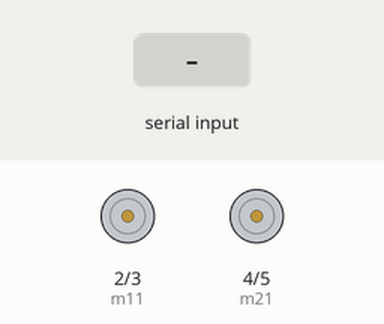
Bench run of a sketch on a simulated Arduino Uno, built with avr-gcc and run on an emulated ATmega328P. On the bench: motor-driver pin pairs drawn as motors (green arrow = first pin HIGH = forward, orange = second pin HIGH = backward, longer = more drive). Inputs (shaded band) come from the test bench.

Above: at 1.2 s.
1.3 s: "f\n" received over Serial
At 2.9 s:
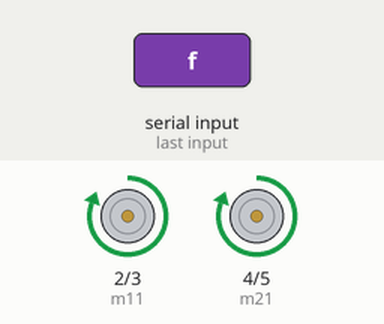
3.8 s: "b\n" received over Serial
At 6.0 s:
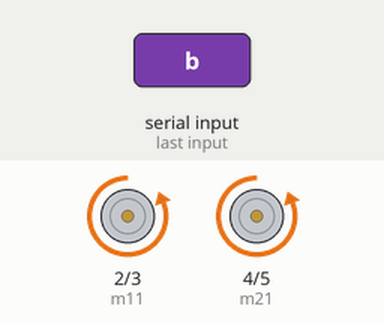
6.3 s: "l\n" received over Serial
At 7.9 s:
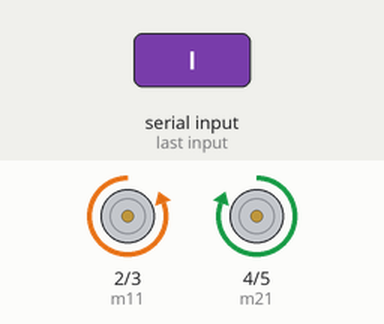
8.8 s: "r\n" received over Serial
At 11.0 s:
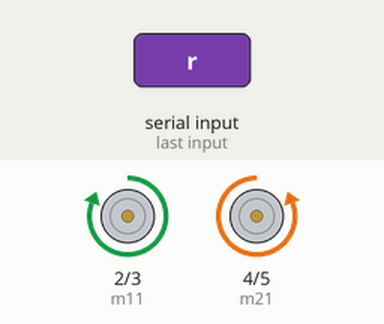
11.3 s: "s\n" received over Serial
At 12.9 s:
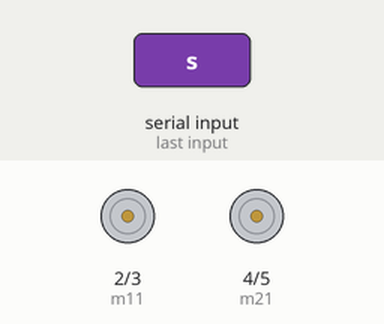
Timing chart, 0 to 14.4 s (numbered marks = the images above; inputs shaded):
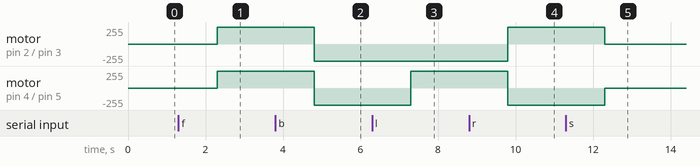

Measured:
- after the input at 1.3 s, motor on pin 2 (m11) / pin 3 (m12), motor on pin 4 (m21) / pin 5 (m22): stopped → forward 255/255 after 1.0 s
- after the input at 3.8 s, motor on pin 2 (m11) / pin 3 (m12), motor on pin 4 (m21) / pin 5 (m22): forward 255/255 → backward 255/255 after 1.0 s
- after the input at 6.3 s, motor on pin 4 (m21) / pin 5 (m22): backward 255/255 → forward 255/255 after 1.0 s
- after the input at 8.8 s, motor on pin 2 (m11) / pin 3 (m12): backward 255/255 → forward 255/255 after 1.0 s; motor on pin 4 (m21) / pin 5 (m22): forward 255/255 → backward 255/255 after 1.0 s
- after the input at 11.3 s, motor on pin 2 (m11) / pin 3 (m12): forward 255/255 → stopped after 1.0 s; motor on pin 4 (m21) / pin 5 (m22): backward 255/255 → stopped after 1.0 s

The sketch:

car.ino
```cpp
String cmd;

int m11 = 2;
int m12 = 3;
int m21 = 4;
int m22 = 5;

void setup() {
  Serial.begin(9600);

  pinMode(m11, OUTPUT);
  pinMode(m12, OUTPUT);
  pinMode(m21, OUTPUT);
  pinMode(m22, OUTPUT);
}

void loop() {
  if (Serial.available() > 0) {
    cmd = Serial.readStringUntil('\r');

    switch(cmd[0]) {
      case 'f':
        forward();
        break;
      case 'b':
        backwards();
        break;
      case 'l':
        left();
        break;
      case 'r':
        right();
        break;
      case 's':
        freeze();
        break;
    }
  }
}

void forward() {
  digitalWrite(m11, HIGH);
  digitalWrite(m12, LOW);
  digitalWrite(m21, HIGH);
  digitalWrite(m22, LOW);
}

void backwards() {
  digitalWrite(m11, LOW);
  digitalWrite(m12, HIGH);
  digitalWrite(m21, LOW);
  digitalWrite(m22, HIGH);
}

void left() {
  digitalWrite(m11, LOW);
  digitalWrite(m12, HIGH);
  digitalWrite(m21, HIGH);
  digitalWrite(m22, LOW);
}

void right() {
  digitalWrite(m11, HIGH);
  digitalWrite(m12, LOW);
  digitalWrite(m21, LOW);
  digitalWrite(m22, HIGH);
}

void freeze() {
  digitalWrite(m11, LOW);
  digitalWrite(m12, LOW);
  digitalWrite(m21, LOW);
  digitalWrite(m22, LOW);
}
```
